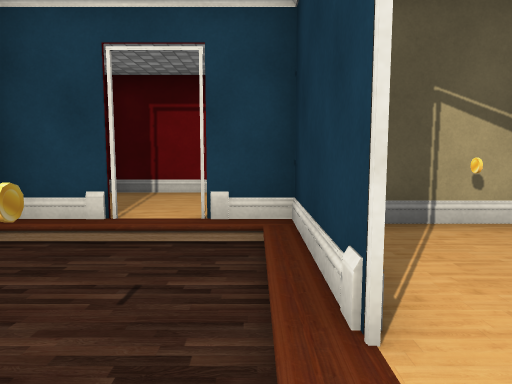
view 1 (above)

14 first-person views from a walk through a Unity game level. The camera is 1.3 m above the floor, tilts 6° down and sees 70° across. Doors are open. The floor is counted in squares, 1 m on a side. Each view is taken from the middle of a square. On the plan, view 1 faces up. The plan holds only what a view shows up to about 15 squares ahead; the rest is blank. The place goes on beyond the plan. The player character is not drawn. Some surface patterns are stand-ins.

view 2
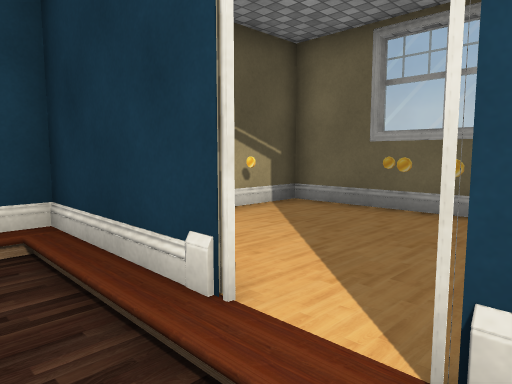

view 3
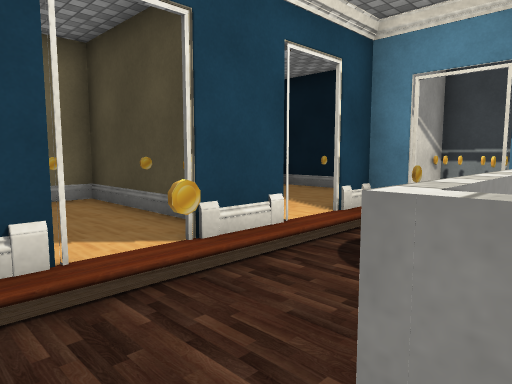

view 4
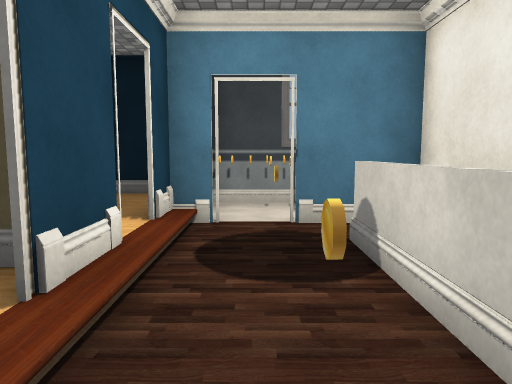

view 5
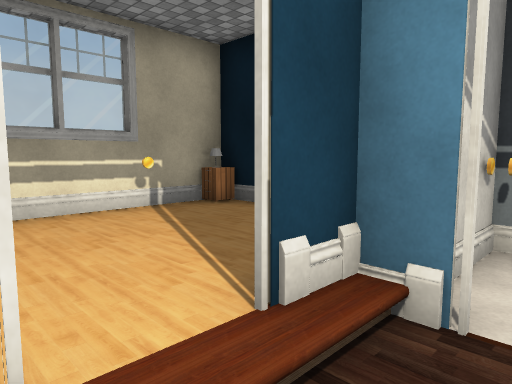

view 6
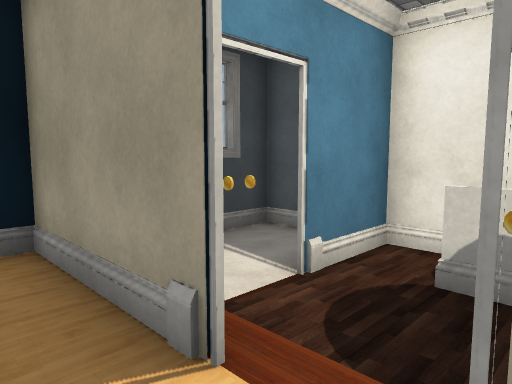

view 7
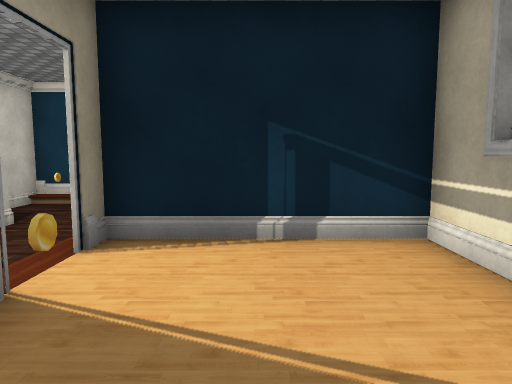

view 8
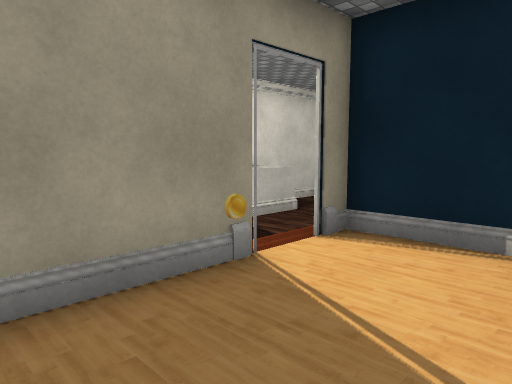

view 9
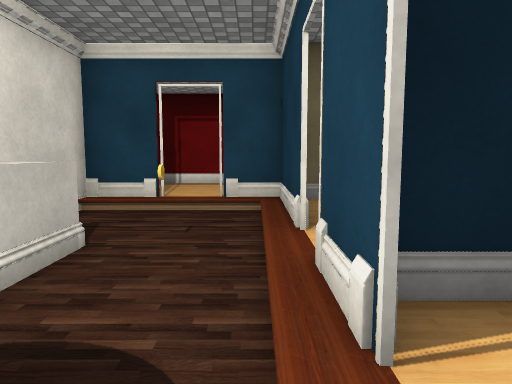

view 10
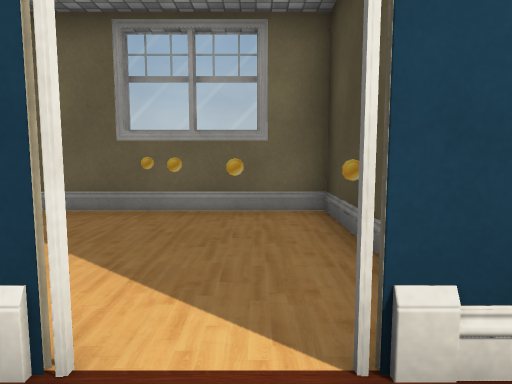

view 11
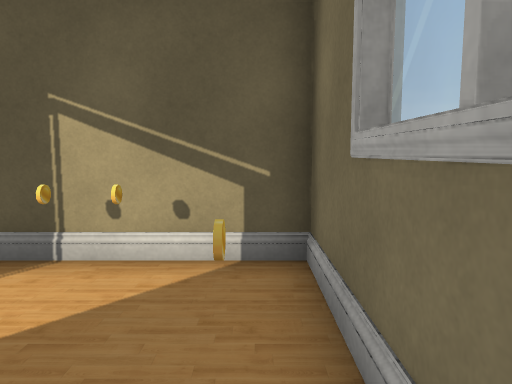

view 12
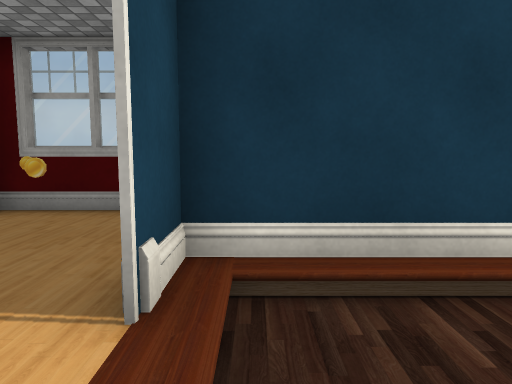

view 13
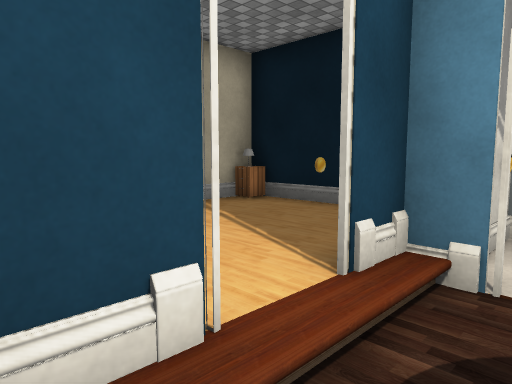

view 14
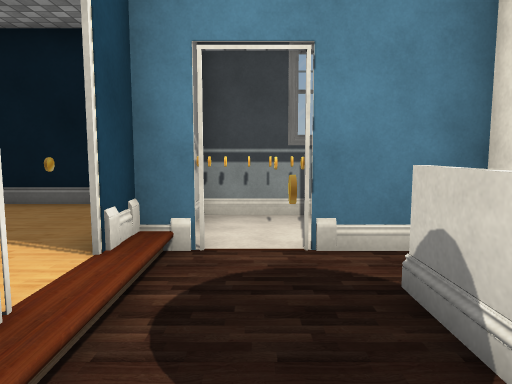

### Floor plan
Key: @ floor where view 1 was taken; # wall or solid block; . main floor; - floor 0.25 m lower than the main floor; / step, stairs or slope; D open door; C coin; O other object.
Columns run from 4 left of view 1 to 6 right of it. Each row starts with its distance up from view 1.
  7      C
  6 ##DD#DD#
  5 #////#.CC.
  4 #   /#....#
  3 #- -/#...C#
  2   OC/D..C.#
  1   #-/D.C..#
  0  /#-@#####
 -1  /#-/#....
 -2 #-#CDD....#
 -3 #   -#....#
 -4 # #DD#C..O#
 -5 # --##....
 -6 # --##...O
 -7  O#  #

Positions as (right, up) in squares from view 1, and headings:
1: (0, 0), facing up
2: (-1, 0), facing up-right
3: (-3, 3), facing down-right
4: (-1, 3), facing down
5: (-1, -1), facing down-right
6: (2, -1), facing down-left
7: (3, -6), facing up
8: (4, -6), facing up-left
9: (0, -3), facing up
10: (-1, 1), facing right
11: (5, 1), facing up
12: (-3, 5), facing right
13: (-1, 0), facing down-right
14: (-1, 1), facing down
